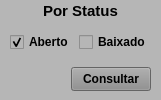
               <widget class="QWidget" name="widget_Cor1" native="true">
                <property name="sizePolicy">
                 <sizepolicy hsizetype="Preferred" vsizetype="Preferred">
                  <horstretch>0</horstretch>
                  <verstretch>0</verstretch>
                 </sizepolicy>
                </property>
                <property name="minimumSize">
                 <size>
                  <width>0</width>
                  <height>0</height>
                 </size>
                </property>
                <property name="maximumSize">
                 <size>
                  <width>160</width>
                  <height>16777215</height>
                 </size>
                </property>
                <property name="styleSheet">
                 <string notr="true">background-color: rgb(182, 182, 182);</string>
                </property>
                <layout class="QVBoxLayout" name="verticalLayout_12">
                 <property name="spacing">
                  <number>5</number>
                 </property>
                 <property name="leftMargin">
                  <number>5</number>
                 </property>
                 <property name="topMargin">
                  <number>3</number>
                 </property>
                 <property name="rightMargin">
                  <number>5</number>
                 </property>
                 <property name="bottomMargin">
                  <number>3</number>
                 </property>
                 <item>
                  <widget class="QLabel" name="label_78">
                   <property name="minimumSize">
                    <size>
                     <width>0</width>
                     <height>15</height>
                    </size>
                   </property>
                   <property name="maximumSize">
                    <size>
                     <width>16777215</width>
                     <height>15</height>
                    </size>
                   </property>
                   <property name="font">
                    <font>
                     <pointsize>11</pointsize>
                     <weight>75</weight>
                     <bold>true</bold>
                    </font>
                   </property>
                   <property name="text">
                    <string>Por Status</string>
                   </property>
                   <property name="alignment">
                    <set>Qt::AlignBottom|Qt::AlignHCenter</set>
                   </property>
                  </widget>
                 </item>
                 <item>
                  <widget class="QWidget" name="widget_50" native="true">
                   <property name="minimumSize">
                    <size>
                     <width>0</width>
                     <height>30</height>
                    </size>
                   </property>
                   <property name="maximumSize">
                    <size>
                     <width>16777215</width>
                     <height>30</height>
                    </size>
                   </property>
                   <property name="styleSheet">
                    <string notr="true"/>
                   </property>
                   <layout class="QHBoxLayout" name="horizontalLayout_34">
                    <property name="spacing">
                     <number>5</number>
                    </property>
                    <property name="leftMargin">
                     <number>5</number>
                    </property>
                    <property name="topMargin">
                     <number>3</number>
                    </property>
                    <property name="rightMargin">
                     <number>5</number>
                    </property>
                    <property name="bottomMargin">
                     <number>3</number>
                    </property>
                    <item>
                     <widget class="QCheckBox" name="check_Aberto_Sol">
                      <property name="sizePolicy">
                       <sizepolicy hsizetype="Preferred" vsizetype="Preferred">
                        <horstretch>0</horstretch>
                        <verstretch>0</verstretch>
                       </sizepolicy>
                      </property>
                      <property name="font">
                       <font>
                        <pointsize>9</pointsize>
                        <weight>75</weight>
                        <bold>true</bold>
                       </font>
                      </property>
                      <property name="text">
                       <string>Aberto</string>
                      </property>
                      <property name="checked">
                       <bool>true</bool>
                      </property>
                     </widget>
                    </item>
                    <item>
                     <widget class="QCheckBox" name="check_Baixado_Sol">
                      <property name="sizePolicy">
                       <sizepolicy hsizetype="Preferred" vsizetype="Preferred">
                        <horstretch>0</horstretch>
                        <verstretch>0</verstretch>
                       </sizepolicy>
                      </property>
                      <property name="font">
                       <font>
                        <pointsize>9</pointsize>
                        <weight>75</weight>
                        <bold>true</bold>
                       </font>
                      </property>
                      <property name="text">
                       <string>Baixado</string>
                      </property>
                     </widget>
                    </item>
                   </layout>
                  </widget>
                 </item>
                 <item>
                  <widget class="QWidget" name="widget_34" native="true">
                   <property name="minimumSize">
                    <size>
                     <width>0</width>
                     <height>30</height>
                    </size>
                   </property>
                   <property name="maximumSize">
                    <size>
                     <width>16777215</width>
                     <height>30</height>
                    </size>
                   </property>
                   <property name="styleSheet">
                    <string notr="true"/>
                   </property>
                   <layout class="QHBoxLayout" name="horizontalLayout_31">
                    <property name="spacing">
                     <number>5</number>
                    </property>
                    <property name="leftMargin">
                     <number>5</number>
                    </property>
                    <property name="topMargin">
                     <number>3</number>
                    </property>
                    <property name="rightMargin">
                     <number>5</number>
                    </property>
                    <property name="bottomMargin">
                     <number>3</number>
                    </property>
                    <item>
                     <widget class="QLabel" name="label_25">
                      <property name="text">
                       <string/>
                      </property>
                     </widget>
                    </item>
                    <item>
                     <widget class="QPushButton" name="btn_Status_Sol">
                      <property name="sizePolicy">
                       <sizepolicy hsizetype="Fixed" vsizetype="Preferred">
                        <horstretch>0</horstretch>
                        <verstretch>0</verstretch>
                       </sizepolicy>
                      </property>
                      <property name="maximumSize">
                       <size>
                        <width>80</width>
                        <height>16777215</height>
                       </size>
                      </property>
                      <property name="font">
                       <font>
                        <pointsize>9</pointsize>
                        <weight>75</weight>
                        <bold>true</bold>
                       </font>
                      </property>
                      <property name="cursor">
                       <cursorShape>PointingHandCursor</cursorShape>
                      </property>
                      <property name="styleSheet">
                       <string notr="true">background-color: rgb(141, 141, 141);</string>
                      </property>
                      <property name="text">
                       <string>Consultar</string>
                      </property>
                     </widget>
                    </item>
                   </layout>
                  </widget>
                 </item>
                </layout>
               </widget>
